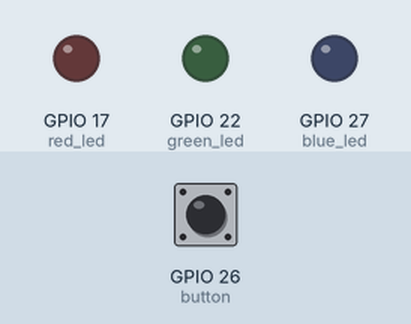
Recording of a program running on a simulated Raspberry Pi (BCM pin numbers). Parts: output pins drawn as LEDs (lit = HIGH). The test bench sets the inputs (shaded band); at power-on: GPIO 26 (button) HIGH.

Above: at 1.2 s.
1.3 s: GPIO 26 (button) pulled LOW for 0.15 s
At 1.8 s:
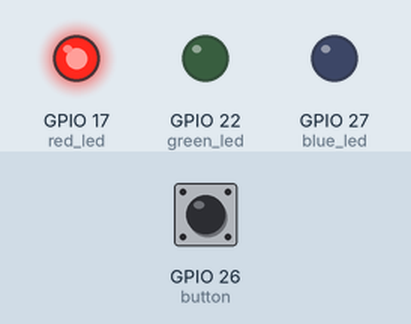
2.9 s: GPIO 26 (button) pulled LOW for 1 s
At 4.2 s:
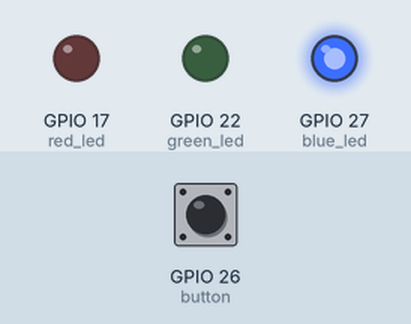
5.4 s: GPIO 26 (button) pulled LOW for 0.15 s
At 6.1 s:
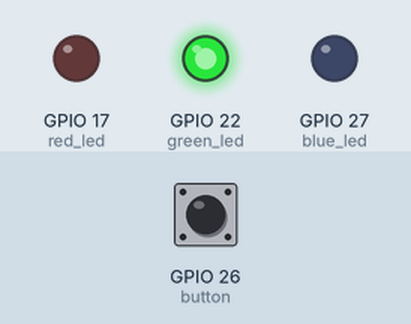
7.0 s: GPIO 26 (button) pulled LOW for 3.2 s
At 7.3 s:
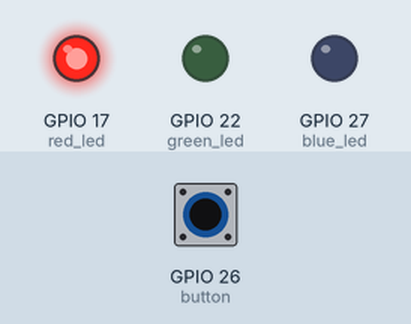
Timing chart, 0 to 10.0 s (numbered marks = the images above; inputs shaded):
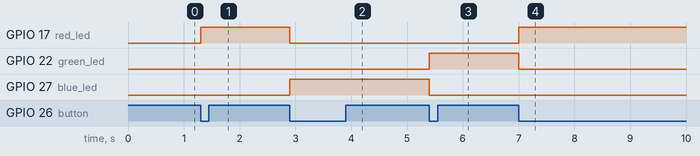

Measured:
- after the input at 1.3 s, GPIO 17 (red_led): LOW → HIGH at once
- after the input at 2.9 s, GPIO 17 (red_led): HIGH → LOW at once; GPIO 27 (blue_led): LOW → HIGH at once
- after the input at 5.4 s, GPIO 22 (green_led): LOW → HIGH at once; GPIO 27 (blue_led): HIGH → LOW at once
- after the input at 7.0 s, GPIO 17 (red_led): LOW → HIGH at once; GPIO 22 (green_led): HIGH → LOW at once

The program:

02_ButtonControl.py
```python
from gpiozero import LED, Button
from signal import pause

button = Button(26, bounce_time=0.05)

red_led = LED(17)
blue_led = LED(27)
green_led = LED(22)

lights = [red_led, blue_led, green_led]
led_index = 0

def switch_lights():
    global led_index
    [l.off() for l in lights]
    lights[led_index].on()
    led_index = (led_index + 1) % len(lights)

button.when_pressed = switch_lights
pause()
```
